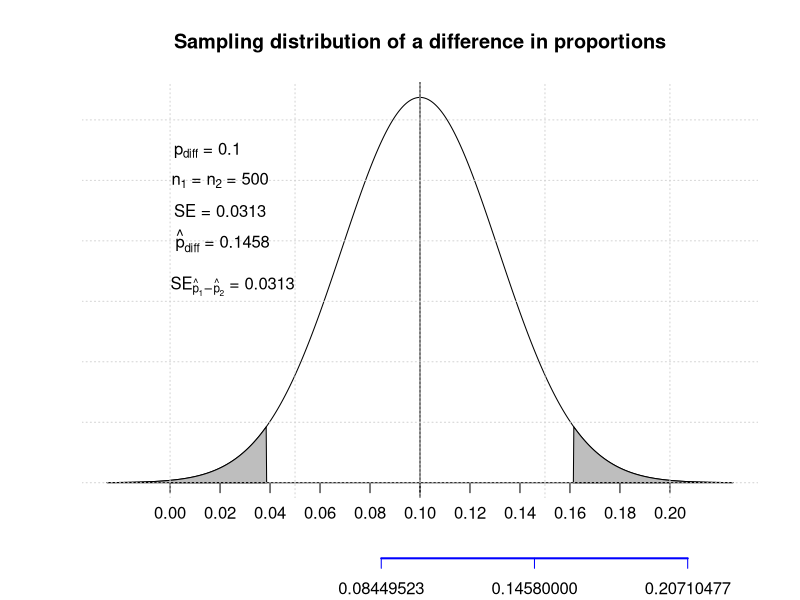
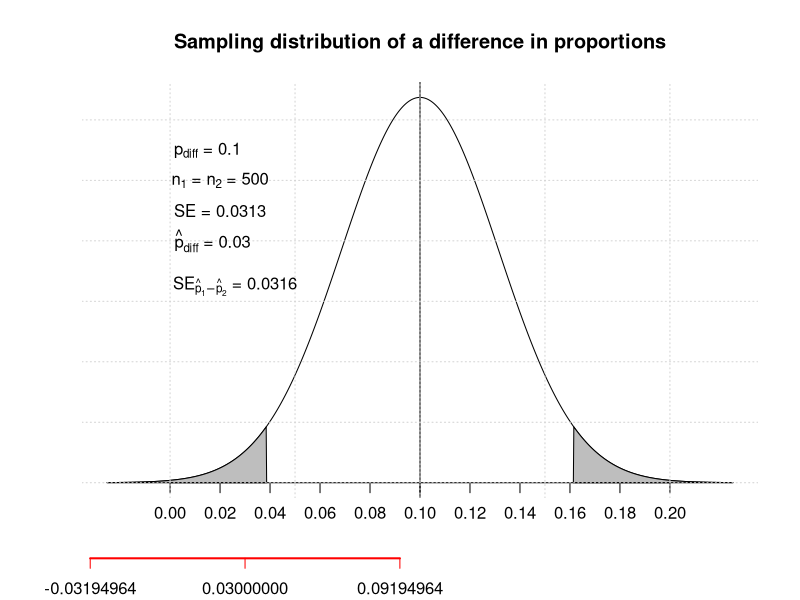
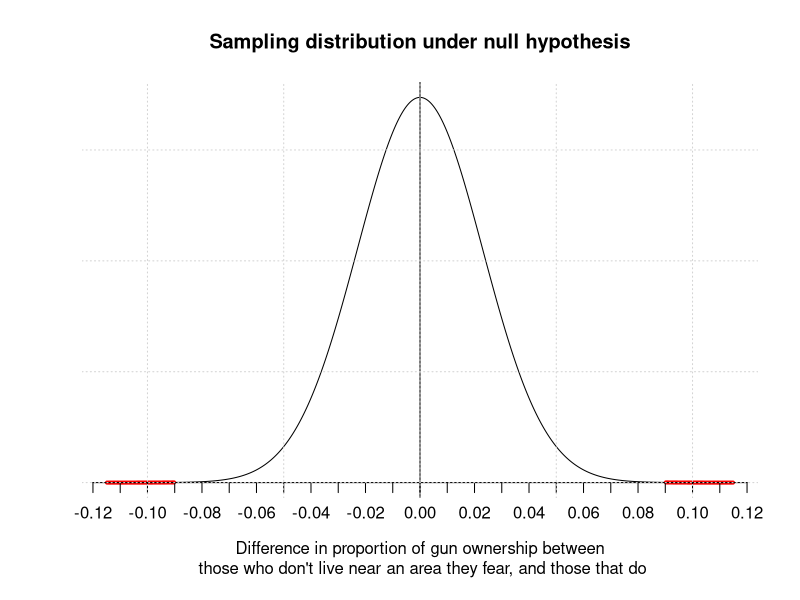

The R script that drew these images, in order:
## ---- chunk 1
library(foreign) # Used to read STATA (*.DTA) files
gss2016 <- read.dta("GSS2016.DTA") # read the file
gss2016_gun_fear <- gss2016[c("owngun", "fear")] # only need two fields

summary(gss2016_gun_fear)
## ---- chunk 2
gss2016_gun_fear <- gss2016_gun_fear[!is.na(gss2016_gun_fear$owngun) & !is.na(gss2016_gun_fear$fear),]

summary(gss2016_gun_fear)
## ---- chunk 3
# Number who don't live near an area they fear but own gun
n_nofear_owngun <- nrow(gss2016_gun_fear[gss2016_gun_fear$fear == "no" & gss2016_gun_fear$owngun == "yes",])

# Total who don't live near an area they fear
n_1 <- nrow(gss2016_gun_fear[gss2016_gun_fear$fear == "no",])

# Point estimate of proportion who don't live in area they fear but own gun
p_hat1 <- n_nofear_owngun / n_1

# Number who do live near an area they fear and own gun
n_fear_owngun <- nrow(gss2016_gun_fear[gss2016_gun_fear$fear == "yes" & gss2016_gun_fear$owngun == "yes",])

# Total who do live near an area they fear
n_2 <- nrow(gss2016_gun_fear[gss2016_gun_fear$fear == "yes",])

# Proportion who do live in area they fear and own gun
p_hat2 <- n_fear_owngun / n_2

p_diff_hat <- p_hat1 - p_hat2

cat("Proportion of people who own guns who don't live in an area they fear:", p_hat1, "\nProportion of people who own guns who live near an area they fear:", p_hat2, "\nDifference between the 2 proportions:", p_diff_hat)
## ---- chunk 4
# Number who don't live near an area they fear and don't own gun
n_nofear_nogun <- nrow(gss2016_gun_fear[gss2016_gun_fear$fear == "no" & gss2016_gun_fear$owngun == "no",])

# Number who don't live near an area they fear and refused to answer
n_nofear_refused <- nrow(gss2016_gun_fear[gss2016_gun_fear$fear == "no" & gss2016_gun_fear$owngun == "refused",])

# Number who do live near an area they fear but don't own gun
n_fear_nogun <- nrow(gss2016_gun_fear[gss2016_gun_fear$fear == "yes" & gss2016_gun_fear$owngun == "no",])

# Number who do live near an area they fear and refused to answer
n_fear_refused <- nrow(gss2016_gun_fear[gss2016_gun_fear$fear == "yes" & gss2016_gun_fear$owngun == "refused",])

# Creating one column for each population
n_nofear <- c(n_nofear_owngun, n_nofear_nogun, n_nofear_refused, n_1, p_hat1)
n_fear <- c(n_fear_owngun, n_fear_nogun, n_fear_refused, n_2, p_hat2)

summary_df <- data.frame(n_nofear, n_fear) # creating df
rownames(summary_df) <- c("Own gun", "Don't own gun", "Refused to answer", "Total", "Estimate of proportion of gun ownership")
colnames(summary_df) <- c("No Fear", "Fear")
summary_df
## ---- chunk 5
#http://www.statmethods.net/advgraphs/probability.html

n_1_example <- 500; n_2_example <- 500
p_1 <- 0.60; p_2 <- 0.50; p_diff <- p_1 - p_2
se <- sqrt(p_1 * (1 - p_1) / n_1_example + p_2 * (1 - p_2) / n_2_example)

# x = p_diff +/- 4 std_dev's
x <- seq(-4,4,length=1000)*se + p_diff
hx <- dnorm(x, p_diff ,se)

# Values used to shade areas under the curve
upper_bound <- p_diff + 1.96 * se 
lower_bound <- p_diff - 1.96 * se 

plot(x, hx, type="n", xlab = "", ylab="", main="Sampling distribution of a difference in proportions", axes=FALSE)

i <- x >= upper_bound & x <= max(x) # indexes of x where x >= upper_bound
lines(x, hx) # plots normal distribution
polygon(c(upper_bound,x[i],max(x)), c(0,hx[i],0), col="grey") # shades area grey where x >= upper_bound

j <- x >= min(x) & x <= lower_bound # indexes of x where x <= than lower_bound
polygon(c(min(x),x[j],lower_bound), c(0,hx[j],0), col="grey") # shades area grey where x <= lower_bound

axis(1, at=seq(0.00, 0.2, 0.02), pos=0) # draws axis
abline(v=p_diff)
grid()

p_1_hat <- 0.5833; p_2_hat <- 0.4375; p_diff_hat_example <- 0.1458
se_p_diff_hat <- sqrt(p_1_hat * (1 - p_1_hat) / n_1_example + p_2_hat * (1 - p_2_hat) / n_2_example)
axis(1, at=c(p_diff_hat_example - 1.96 * se_p_diff_hat, p_diff_hat_example, p_diff_hat_example + 1.96 * se_p_diff_hat), pos=-2.5, col = "blue", lwd = 2, lwd.ticks = 1) 

text(x = 0.015, y = 11, labels = expression(paste(p[diff], " = 0.1")))
text(x = 0.02, y = 10, labels = expression(paste(n[1], " = ", n[2],  " = 500")))
text(x = 0.02, y = 9, labels = expression(paste(SE, " = 0.0313")))
text(x = 0.021, y = 8, labels = expression(paste(hat(p)[diff], " = 0.1458")))
text(x = 0.025, y = 6.5, labels = expression(paste(SE[hat(p)[1]-hat(p)[2]], " = 0.0313")))
## ---- chunk 6
n_1_example <- 500; n_2_example <- 500
p_1 <- 0.60; p_2 <- 0.50; p_diff <- p_1 - p_2
se <- sqrt(p_1 * (1 - p_1) / n_1_example + p_2 * (1 - p_2) / n_2_example)

# x = p_diff +/- 4 std_dev's
x <- seq(-4,4,length=1000)*se + p_diff
hx <- dnorm(x, p_diff ,se)

# Values used to shade areas under the curve
upper_bound <- p_diff + 1.96 * se 
lower_bound <- p_diff - 1.96 * se 

plot(x, hx, type="n", xlab = "", ylab="", main="Sampling distribution of a difference in proportions", axes=FALSE)

i <- x >= upper_bound & x <= max(x) # indexes of x where x >= upper_bound
lines(x, hx) # plots normal distribution
polygon(c(upper_bound,x[i],max(x)), c(0,hx[i],0), col="grey") # shades area grey where x >= upper_bound

j <- x >= min(x) & x <= lower_bound # indexes of x where x <= than lower_bound
polygon(c(min(x),x[j],lower_bound), c(0,hx[j],0), col="grey") # shades area grey where x <= lower_bound

axis(1, at=seq(0.00, 0.2, 0.02), pos=0) # draws axis
abline(v=p_diff)
grid()

p_1_hat <- 0.51; p_2_hat <- 0.48; p_diff_hat_example <- 0.03
se_p_diff_hat <- sqrt(p_1_hat * (1 - p_1_hat) / n_1_example + p_2_hat * (1 - p_2_hat) / n_2_example)
axis(1, at=c(p_diff_hat_example - 1.96 * se_p_diff_hat, p_diff_hat_example, p_diff_hat_example + 1.96 * se_p_diff_hat), pos=-2.5, col = "red", lwd = 2, lwd.ticks = 1) 

text(x = 0.015, y = 11, labels = expression(paste(p[diff], " = 0.1")))
text(x = 0.02, y = 10, labels = expression(paste(n[1], " = ", n[2],  " = 500")))
text(x = 0.02, y = 9, labels = expression(paste(SE, " = 0.0313")))
text(x = 0.017, y = 8, labels = expression(paste(hat(p)[diff], " = 0.03")))
text(x = 0.026, y = 6.5, labels = expression(paste(SE[hat(p)[1]-hat(p)[2]], " = 0.0316")))
## ---- chunk 7
sample_1_successes <- n_1 * p_hat1
sample_1_failures <- n_1 * (1 - p_hat1)

sample_2_successes <- n_2 * p_hat2
sample_2_failures <- n_2 * (1 - p_hat2)

cat("Number of successes in the first sample:", floor(sample_1_successes), "\nNumber of failures in the first sample:", floor(sample_1_failures), "\nNumber of successes in the second sample:", floor(sample_2_successes), "\nNumber of failures in the second sample:", floor(sample_2_failures))
## ---- chunk 8
z_star <- qnorm(p = 0.025, mean = 0, sd = 1, lower.tail = FALSE)
z_star
## ---- chunk 9
se <- sqrt(p_hat1 * (1 - p_hat1) / n_1 + p_hat2 * (1 - p_hat2) / n_2)
cat("Standard error of the sample:", se)
## ---- chunk 10
conf_int_lb <- p_diff_hat - z_star * se
conf_int_ub <- p_diff_hat + z_star * se
cat("Confidence interval lower bound", conf_int_lb, "\nConfidence interval upper bound", conf_int_ub)
## ---- chunk 11
p_pooled <- (n_nofear_owngun + n_fear_owngun) / (n_1 + n_2)
cat("Estimate of pooled proportion:", p_pooled)
## ---- chunk 12
se_pooled <- sqrt(p_pooled * (1 - p_pooled) / n_1 + p_pooled * (1 - p_pooled) / n_2)
cat("Standard error under null hypothesis using pooled proportion estimate:", se_pooled)
## ---- chunk 13
sample_1_successes <- n_1 * p_pooled
sample_1_failures <- n_1 * (1 - p_pooled)

sample_2_successes <- n_2 * p_pooled
sample_2_failures <- n_2 * (1 - p_pooled)

cat("Success-failure conditions for hypothesis testing, using p_pooled:", "\nNumber of successes in the first sample:", floor(sample_1_successes), "\nNumber of failures in the first sample:", floor(sample_1_failures), "\nNumber of successes in the second sample:", floor(sample_2_successes), "\nNumber of failures in the second sample:", floor(sample_2_failures))
## ---- chunk 14
#http://www.statmethods.net/advgraphs/probability.html

p_diff <- 0.00

# x = p_diff +/- 5 std_dev's
x <- seq(-5,5,length=1000)*se_pooled + p_diff
hx <- dnorm(x, p_diff, se_pooled)

# Values used to shade area under curve
lb <- p_diff_hat; ub <- max(x)

plot(x, hx, type="n", xlab="Difference in proportion of gun ownership between\n those who don't live near an area they fear, and those that do", ylab="", main="Sampling distribution under null hypothesis", axes=FALSE)

lines(x, hx) # plots normal distribution

i <- x >= lb & x <= ub # indexes of x where x >= than lb
polygon(c(lb,x[i],ub), c(0,hx[i],0), col="red") # shades area where x >= p_diff_hat in red

lines(x[i], hx[i], lwd = 4, col = "red") # "shades area" where x >= p_diff_hat in red
# in reality it's just drawing a thicker red line on top of the original
# since shading using the polygon() function will show nothing b/c the area is so small

j <- x >= min(x) & x <= -lb # indexes of x where x <= -pdiff_hat

lines(x[j], hx[j], lwd = 4, col = "red") # "shades area" where x <= -p_diff_hat in red
# in reality it's just drawing a thicker red line on top of the original
# since shading using the polygon() function will show nothing b/c the area is so small

axis(1, at=seq(-0.12, 0.12, 0.01), pos=0) # draws axis
abline(v=p_diff)
grid()
## ---- chunk 15
area <- 2 * pnorm(q = p_diff_hat, mean = p_diff, sd = se_pooled, lower.tail = FALSE)
# Multiplied by 2 because the hypothesis test is two-sided.
cat("Our p-value:", area)
